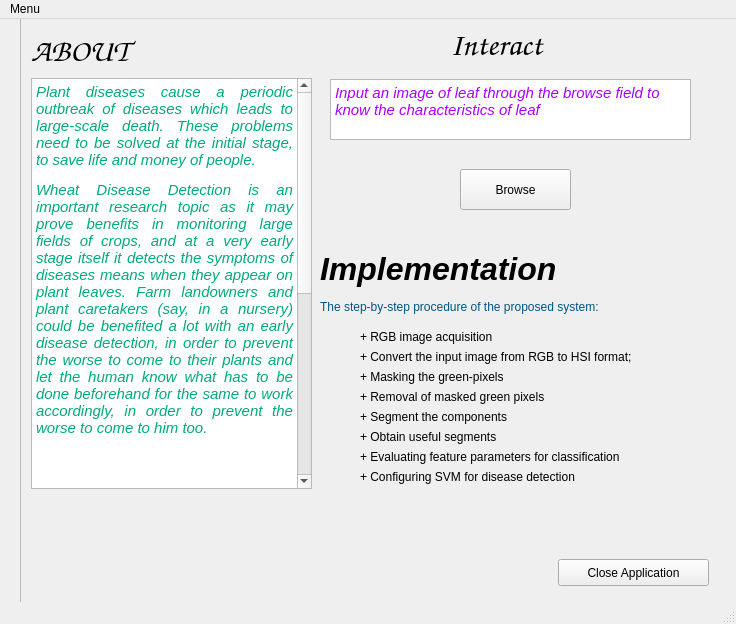
<?xml version="1.0" encoding="UTF-8"?>
<ui version="4.0">
 <class>MainWindow</class>
 <widget class="QMainWindow" name="MainWindow">
  <property name="geometry">
   <rect>
    <x>0</x>
    <y>0</y>
    <width>736</width>
    <height>624</height>
   </rect>
  </property>
  <property name="windowTitle">
   <string>MainWindow</string>
  </property>
  <widget class="QWidget" name="centralwidget">
   <widget class="QFrame" name="frame">
    <property name="geometry">
     <rect>
      <x>20</x>
      <y>-10</y>
      <width>821</width>
      <height>651</height>
     </rect>
    </property>
    <property name="autoFillBackground">
     <bool>true</bool>
    </property>
    <property name="styleSheet">
     <string notr="true"/>
    </property>
    <property name="frameShape">
     <enum>QFrame::StyledPanel</enum>
    </property>
    <property name="frameShadow">
     <enum>QFrame::Raised</enum>
    </property>
    <widget class="QLabel" name="label">
     <property name="geometry">
      <rect>
       <x>11</x>
       <y>21</y>
       <width>211</width>
       <height>42</height>
      </rect>
     </property>
     <property name="font">
      <font>
       <family>URW Chancery L</family>
       <pointsize>24</pointsize>
       <weight>75</weight>
       <italic>true</italic>
       <bold>true</bold>
      </font>
     </property>
     <property name="text">
      <string>&lt;html&gt;&lt;head/&gt;&lt;body&gt;&lt;p&gt;&lt;span style=&quot; color:#000000;&quot;&gt;ABOUT&lt;/span&gt;&lt;/p&gt;&lt;/body&gt;&lt;/html&gt;</string>
     </property>
    </widget>
    <widget class="QTextBrowser" name="textBrowser">
     <property name="geometry">
      <rect>
       <x>11</x>
       <y>69</y>
       <width>281</width>
       <height>411</height>
      </rect>
     </property>
     <property name="html">
      <string>&lt;!DOCTYPE HTML PUBLIC &quot;-//W3C//DTD HTML 4.0//EN&quot; &quot;http://www.w3.org/TR/REC-html40/strict.dtd&quot;&gt;
&lt;html&gt;&lt;head&gt;&lt;meta name=&quot;qrichtext&quot; content=&quot;1&quot; /&gt;&lt;style type=&quot;text/css&quot;&gt;
p, li { white-space: pre-wrap; }
&lt;/style&gt;&lt;/head&gt;&lt;body style=&quot; font-family:'MS Shell Dlg 2'; font-size:7.8pt; font-weight:400; font-style:normal;&quot;&gt;
&lt;p align=&quot;justify&quot; style=&quot; margin-top:12px; margin-bottom:12px; margin-left:0px; margin-right:0px; -qt-block-indent:0; text-indent:0px;&quot;&gt;&lt;span style=&quot; font-family:'Ubuntu'; font-size:11pt; font-style:italic; color:#00aa7f;&quot;&gt;Plant diseases cause a periodic outbreak of diseases which leads to large-scale death. These problems need to be solved at the initial stage, to save life and money of people.&lt;/span&gt;&lt;/p&gt;
&lt;p align=&quot;justify&quot; style=&quot; margin-top:12px; margin-bottom:12px; margin-left:0px; margin-right:0px; -qt-block-indent:0; text-indent:0px;&quot;&gt;&lt;span style=&quot; font-family:'Ubuntu'; font-size:11pt; font-style:italic; color:#00aa7f;&quot;&gt;Wheat Disease Detection is an important research topic as it may prove benefits in monitoring large fields of crops, and at a very early stage itself it detects the symptoms of diseases means when they appear on plant leaves. Farm landowners and plant caretakers (say, in a nursery) could be benefited a lot with an early disease detection, in order to prevent the worse to come to their plants and let the human know what has to be done beforehand for the same to work accordingly, in order to prevent the worse to come to him too.&lt;/span&gt;&lt;/p&gt;
&lt;p align=&quot;justify&quot; style=&quot; margin-top:12px; margin-bottom:12px; margin-left:0px; margin-right:0px; -qt-block-indent:0; text-indent:0px;&quot;&gt;&lt;span style=&quot; font-family:'Ubuntu'; font-size:11pt;&quot;&gt;&lt;br /&gt;&lt;/span&gt;&lt;/p&gt;
&lt;p align=&quot;justify&quot; style=&quot; margin-top:12px; margin-bottom:12px; margin-left:0px; margin-right:0px; -qt-block-indent:0; text-indent:0px;&quot;&gt;&lt;span style=&quot; font-family:'Ubuntu'; font-size:11pt; font-style:italic; color:#00aa7f;&quot;&gt;This enables machine vision that is to provide image-based automatic inspection, process control. &lt;/span&gt;&lt;/p&gt;
&lt;p align=&quot;justify&quot; style=&quot; margin-top:12px; margin-bottom:12px; margin-left:0px; margin-right:0px; -qt-block-indent:0; text-indent:0px;&quot;&gt;&lt;span style=&quot; font-family:'Ubuntu'; font-size:11pt; font-style:italic; color:#00aa7f;&quot;&gt;Comparatively, visual identification is labor intensive less accurate and can be done only in small areas. &lt;/span&gt;&lt;/p&gt;
&lt;p align=&quot;justify&quot; style=&quot; margin-top:12px; margin-bottom:12px; margin-left:0px; margin-right:0px; -qt-block-indent:0; text-indent:0px;&quot;&gt;&lt;span style=&quot; font-family:'Ubuntu'; font-size:11pt; font-style:italic; color:#00aa7f;&quot;&gt;The project involves the use of self-designed image processing algorithms and techniques designed using python to segment the disease from the leaf while using the concepts of machine learning to categorise the plant leaves as healthy or infected.&lt;/span&gt;&lt;/p&gt;
&lt;p align=&quot;justify&quot; style=&quot; margin-top:12px; margin-bottom:12px; margin-left:0px; margin-right:0px; -qt-block-indent:0; text-indent:0px;&quot;&gt;&lt;span style=&quot; font-family:'Ubuntu'; font-size:11pt; font-style:italic; color:#00aa7f;&quot;&gt;By this method, the plant diseases can be identified at the initial stage itself and the pest and infection control tools can be used to solve pest problems while minimizing risks to people and the environment.&lt;/span&gt;&lt;/p&gt;&lt;/body&gt;&lt;/html&gt;</string>
     </property>
    </widget>
    <widget class="QLabel" name="label_2">
     <property name="geometry">
      <rect>
       <x>430</x>
       <y>10</y>
       <width>191</width>
       <height>51</height>
      </rect>
     </property>
     <property name="font">
      <font>
       <family>URW Chancery L</family>
       <pointsize>24</pointsize>
       <weight>75</weight>
       <italic>true</italic>
       <bold>true</bold>
      </font>
     </property>
     <property name="text">
      <string>&lt;html&gt;&lt;head/&gt;&lt;body&gt;&lt;p&gt;&lt;span style=&quot; color:#000000;&quot;&gt;Interact&lt;/span&gt;&lt;/p&gt;&lt;/body&gt;&lt;/html&gt;</string>
     </property>
    </widget>
    <widget class="QPushButton" name="browse">
     <property name="geometry">
      <rect>
       <x>440</x>
       <y>160</y>
       <width>111</width>
       <height>41</height>
      </rect>
     </property>
     <property name="text">
      <string>Browse</string>
     </property>
    </widget>
    <widget class="QTextBrowser" name="textBrowser_2">
     <property name="geometry">
      <rect>
       <x>310</x>
       <y>70</y>
       <width>361</width>
       <height>61</height>
      </rect>
     </property>
     <property name="html">
      <string>&lt;!DOCTYPE HTML PUBLIC &quot;-//W3C//DTD HTML 4.0//EN&quot; &quot;http://www.w3.org/TR/REC-html40/strict.dtd&quot;&gt;
&lt;html&gt;&lt;head&gt;&lt;meta name=&quot;qrichtext&quot; content=&quot;1&quot; /&gt;&lt;style type=&quot;text/css&quot;&gt;
p, li { white-space: pre-wrap; }
&lt;/style&gt;&lt;/head&gt;&lt;body style=&quot; font-family:'MS Shell Dlg 2'; font-size:7.8pt; font-weight:400; font-style:normal;&quot;&gt;
&lt;p style=&quot; margin-top:0px; margin-bottom:0px; margin-left:0px; margin-right:0px; -qt-block-indent:0; text-indent:0px;&quot;&gt;&lt;span style=&quot; font-family:'URW Gothic L'; font-size:11pt; font-style:italic; color:#aa00ff;&quot;&gt;Input an image of leaf through the browse field to know the characteristics of leaf&lt;/span&gt;&lt;/p&gt;&lt;/body&gt;&lt;/html&gt;</string>
     </property>
    </widget>
    <widget class="QLabel" name="label_4">
     <property name="geometry">
      <rect>
       <x>300</x>
       <y>240</y>
       <width>341</width>
       <height>41</height>
      </rect>
     </property>
     <property name="text">
      <string>&lt;html&gt;&lt;head/&gt;&lt;body&gt;&lt;p&gt;&lt;span style=&quot; font-size:24pt; font-weight:600; font-style:italic;&quot;&gt;Implementation&lt;/span&gt;&lt;/p&gt;&lt;/body&gt;&lt;/html&gt;</string>
     </property>
    </widget>
    <widget class="QLabel" name="label_5">
     <property name="geometry">
      <rect>
       <x>300</x>
       <y>290</y>
       <width>381</width>
       <height>17</height>
      </rect>
     </property>
     <property name="text">
      <string>&lt;html&gt;&lt;head/&gt;&lt;body&gt;&lt;p&gt;&lt;span style=&quot; color:#00557f;&quot;&gt;The step-by-step procedure of the proposed system:&lt;/span&gt;&lt;/p&gt;&lt;/body&gt;&lt;/html&gt;</string>
     </property>
    </widget>
    <widget class="QLabel" name="label_6">
     <property name="geometry">
      <rect>
       <x>340</x>
       <y>320</y>
       <width>221</width>
       <height>17</height>
      </rect>
     </property>
     <property name="text">
      <string>&lt;html&gt;&lt;head/&gt;&lt;body&gt;&lt;p&gt;&lt;span style=&quot; color:#000000;&quot;&gt;+ RGB image acquisition&lt;/span&gt;&lt;/p&gt;&lt;/body&gt;&lt;/html&gt;</string>
     </property>
    </widget>
    <widget class="QLabel" name="label_7">
     <property name="geometry">
      <rect>
       <x>340</x>
       <y>340</y>
       <width>351</width>
       <height>17</height>
      </rect>
     </property>
     <property name="text">
      <string>&lt;html&gt;&lt;head/&gt;&lt;body&gt;&lt;p&gt;&lt;span style=&quot; color:#000000;&quot;&gt;+ Convert the input image from RGB to HSI format;&lt;/span&gt;&lt;/p&gt;&lt;/body&gt;&lt;/html&gt;</string>
     </property>
    </widget>
    <widget class="QLabel" name="label_8">
     <property name="geometry">
      <rect>
       <x>340</x>
       <y>360</y>
       <width>341</width>
       <height>17</height>
      </rect>
     </property>
     <property name="text">
      <string>&lt;html&gt;&lt;head/&gt;&lt;body&gt;&lt;p&gt;&lt;span style=&quot; color:#000000;&quot;&gt;+ Masking the green-pixels&lt;/span&gt;&lt;/p&gt;&lt;/body&gt;&lt;/html&gt;</string>
     </property>
    </widget>
    <widget class="QLabel" name="label_9">
     <property name="geometry">
      <rect>
       <x>340</x>
       <y>380</y>
       <width>271</width>
       <height>17</height>
      </rect>
     </property>
     <property name="text">
      <string>&lt;html&gt;&lt;head/&gt;&lt;body&gt;&lt;p&gt;&lt;span style=&quot; color:#000000;&quot;&gt;+ Removal of masked green pixels&lt;/span&gt;&lt;/p&gt;&lt;/body&gt;&lt;/html&gt;</string>
     </property>
    </widget>
    <widget class="QLabel" name="label_10">
     <property name="geometry">
      <rect>
       <x>340</x>
       <y>400</y>
       <width>271</width>
       <height>17</height>
      </rect>
     </property>
     <property name="text">
      <string>&lt;html&gt;&lt;head/&gt;&lt;body&gt;&lt;p&gt;&lt;span style=&quot; color:#000000;&quot;&gt;+ Segment the components&lt;/span&gt;&lt;/p&gt;&lt;/body&gt;&lt;/html&gt;</string>
     </property>
    </widget>
    <widget class="QLabel" name="label_11">
     <property name="geometry">
      <rect>
       <x>340</x>
       <y>420</y>
       <width>211</width>
       <height>17</height>
      </rect>
     </property>
     <property name="text">
      <string>&lt;html&gt;&lt;head/&gt;&lt;body&gt;&lt;p&gt;&lt;span style=&quot; color:#000000;&quot;&gt;+ Obtain useful segments&lt;/span&gt;&lt;/p&gt;&lt;/body&gt;&lt;/html&gt;</string>
     </property>
    </widget>
    <widget class="QLabel" name="label_12">
     <property name="geometry">
      <rect>
       <x>340</x>
       <y>440</y>
       <width>341</width>
       <height>17</height>
      </rect>
     </property>
     <property name="text">
      <string>&lt;html&gt;&lt;head/&gt;&lt;body&gt;&lt;p&gt;&lt;span style=&quot; color:#000000;&quot;&gt;+ Evaluating feature parameters for classification&lt;/span&gt;&lt;/p&gt;&lt;/body&gt;&lt;/html&gt;</string>
     </property>
    </widget>
    <widget class="QLabel" name="label_13">
     <property name="geometry">
      <rect>
       <x>340</x>
       <y>460</y>
       <width>331</width>
       <height>17</height>
      </rect>
     </property>
     <property name="text">
      <string>&lt;html&gt;&lt;head/&gt;&lt;body&gt;&lt;p&gt;&lt;span style=&quot; color:#000000;&quot;&gt;+ Configuring SVM for disease detection&lt;/span&gt;&lt;/p&gt;&lt;/body&gt;&lt;/html&gt;</string>
     </property>
    </widget>
    <widget class="QPushButton" name="close">
     <property name="geometry">
      <rect>
       <x>538</x>
       <y>550</y>
       <width>151</width>
       <height>27</height>
      </rect>
     </property>
     <property name="text">
      <string>Close Application</string>
     </property>
    </widget>
   </widget>
  </widget>
  <widget class="QStatusBar" name="statusbar"/>
  <widget class="QMenuBar" name="menubar">
   <property name="geometry">
    <rect>
     <x>0</x>
     <y>0</y>
     <width>736</width>
     <height>26</height>
    </rect>
   </property>
   <widget class="QMenu" name="menuContact_Us">
    <property name="title">
     <string>Menu</string>
    </property>
    <addaction name="actionHelp"/>
    <addaction name="separator"/>
   </widget>
   <addaction name="menuContact_Us"/>
  </widget>
  <action name="actionMin">
   <property name="icon">
    <iconset>
     <normaloff>:/newPrefix/about.png</normaloff>:/newPrefix/about.png</iconset>
   </property>
   <property name="text">
    <string>min</string>
   </property>
  </action>
  <action name="actionHttps_gitter_im_Automatic_leaf_infection_identification_Lobby">
   <property name="text">
    <string>https://gitter.im/Automatic-leaf-infection-identification/Lobby</string>
   </property>
  </action>
  <action name="actionHelp">
   <property name="text">
    <string>Help</string>
   </property>
  </action>
 </widget>
 <resources/>
 <connections/>
</ui>
